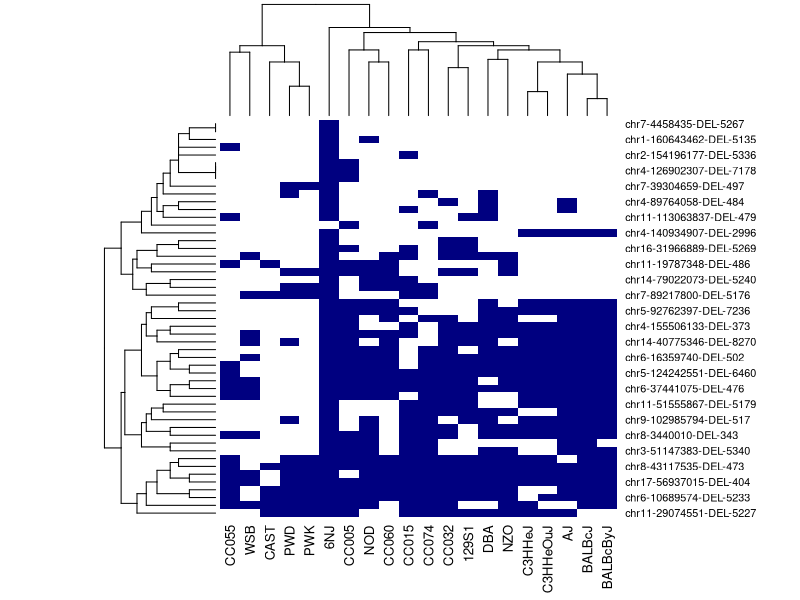

Reproduce this figure in R.
library(tidyverse)


##Ferraj et al supp data filtered for IAPs with H3K27ac in placenta

del = read_tsv('active_IAP_dels_mm39.txt')



##parse strain names into matrix of deletion calls

samples = strsplit(del$MERGE_SAMPLES, split=',')
strains = unique(unlist(samples))

isdel = lapply(samples, function(x) strains %in% x)
delmat = matrix(as.numeric(unlist(isdel)), nrow=length(isdel), byrow=TRUE)
colnames(delmat) = strains
rownames(delmat) = del$ID


##plot as heatmap

h = heatmap(delmat, scale='none', col=c('navy','white'))
